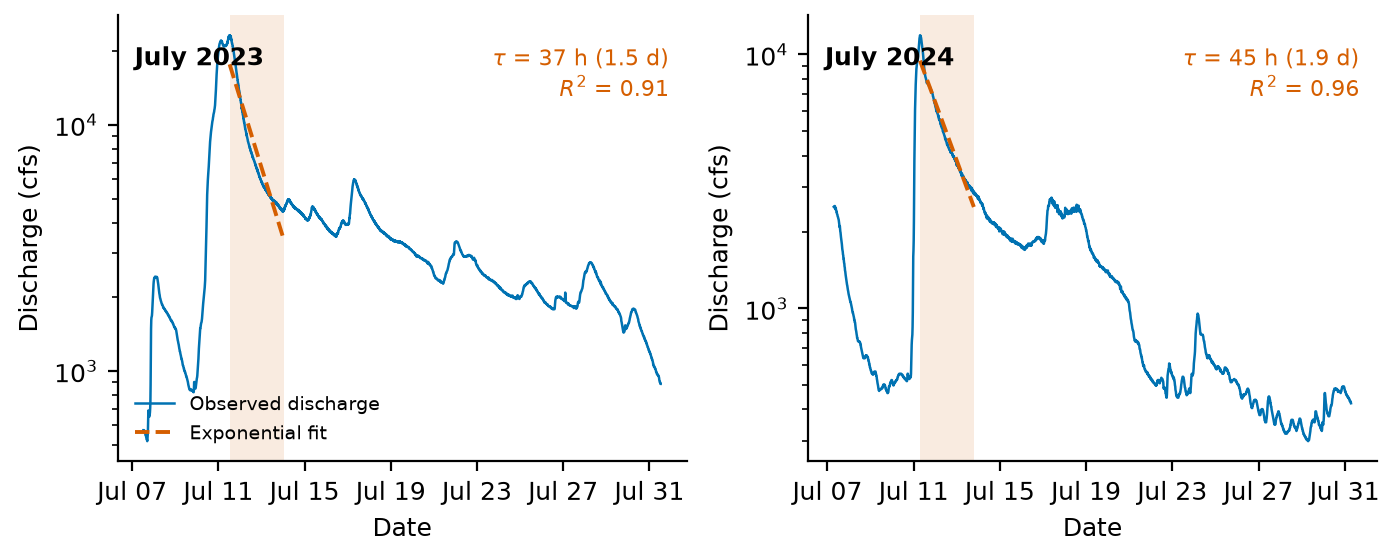

Reproduce this figure in Python.
#!/usr/bin/env python3
"""
Winooski River at Montpelier, VT (USGS 04286000) -- order-of-magnitude
drainage-timescale analysis for the July 2023 and July 2024 flood events.

Produced for an NSF proposal on flood-duration modeling in Montpelier, VT.

IMPORTANT SITE-NUMBER NOTE
---------------------------
The task that generated this script specified USGS site 04288000 as
"WINOOSKI RIVER AT MONTPELIER, VT". That site number is INCORRECT --
04288000 is actually "MAD RIVER NEAR MORETOWN, VT" (confirmed by querying
https://waterservices.usgs.gov/nwis/iv/?sites=04288000&... and inspecting
sourceInfo.siteName in the returned JSON). The correct USGS site number for
"WINOOSKI RIVER AT MONTPELIER, VT" is 04286000 (NWS/AHPS identifier MONV1).
This script uses 04286000. See results.md for full discussion.

What this script does
----------------------
1. Downloads USGS NWIS instantaneous-value (IV) discharge (00060, cfs) and
   gage height (00065, ft) for the site, for the two flood windows.
2. Downloads site metadata (drainage area) from the NWIS site service.
3. Uses the NWS/NOAA National Water Prediction Service API to retrieve the
   official flood-category stages for this gauge (NWSLI MONV1).
4. For each event: finds the peak, estimates pre-event baseflow, fits an
   exponential recession Q(t) = Q_peak * exp(-t/tau) to the falling limb,
   and computes durations above flood stage and above 2x pre-event baseflow.
5. Writes a two-panel publication-style PDF figure and a PNG copy, and a
   results.md summary.

Usage
-----
    python3 winooski_recession.py

Requires: requests, pandas, numpy, matplotlib (standard library otherwise).
"""

import json
import sys
import time
import warnings
from pathlib import Path

import numpy as np
import pandas as pd
import requests
import matplotlib
matplotlib.use("Agg")
import matplotlib.pyplot as plt
import matplotlib.dates as mdates

# ----------------------------------------------------------------------
# Configuration
# ----------------------------------------------------------------------

SITE_NO = "04286000"  # WINOOSKI RIVER AT MONTPELIER, VT (corrected; see module docstring)
SITE_NAME = "WINOOSKI RIVER AT MONTPELIER, VT"
NWSLI = "monv1"        # NWS/AHPS gauge identifier for this site

IV_URL = "https://waterservices.usgs.gov/nwis/iv/"
SITE_URL = "https://waterservices.usgs.gov/nwis/site/"
NWPS_GAUGE_URL = f"https://api.water.noaa.gov/nwps/v1/gauges/{NWSLI}"

# Fallback values, empirically confirmed from live queries on 2026-07-22,
# used only if the live service calls fail at run time.
FALLBACK_DRAINAGE_AREA_SQMI = 397.0
FALLBACK_FLOOD_STAGE_FT = 15.0  # NWS AHPS "minor" flood category for MONV1

EVENTS = {
    "2023": dict(start="2023-07-01", end="2023-08-15", label="July 2023"),
    "2024": dict(start="2024-07-01", end="2024-08-15", label="July 2024"),
}

REPO_ROOT = Path(__file__).resolve().parents[1]
ANALYSIS_DIR = REPO_ROOT / "analysis"
IMAGES_DIR = REPO_ROOT / "images"

# Colorblind-safe palette: blue data, vermillion/orange dashed fit
COLOR_DATA = "#0072B2"
COLOR_FIT = "#D55E00"


# ----------------------------------------------------------------------
# Data acquisition
# ----------------------------------------------------------------------

def fetch_iv(site_no, start, end, retries=4, backoff=5):
    """Fetch USGS NWIS instantaneous-value discharge (00060) and gage height
    (00065) for [start, end]. Returns a DataFrame indexed by UTC datetime
    with columns discharge_cfs and stage_ft. Raises on failure (no silent
    fallback -- if this fails, there is no defensible data to fall back to
    other than the dv service, handled by fetch_event_data)."""
    params = {
        "sites": site_no,
        "parameterCd": "00060,00065",
        "startDT": start,
        "endDT": end,
        "format": "json",
    }
    last_exc = None
    for attempt in range(retries):
        try:
            r = requests.get(IV_URL, params=params, timeout=60)
            if r.status_code == 200:
                data = r.json()
                ts = data.get("value", {}).get("timeSeries", [])
                if not ts:
                    raise RuntimeError(f"No timeSeries returned for {site_no} {start}..{end}")
                series = {}
                site_name_seen = None
                for t in ts:
                    var = t["variable"]["variableCode"][0]["value"]
                    site_name_seen = t["sourceInfo"]["siteName"]
                    vals = t["values"][0]["value"]
                    rows = [(v["dateTime"], float(v["value"]))
                            for v in vals if v["value"] not in (None, "")]
                    if not rows:
                        continue
                    s = pd.DataFrame(rows, columns=["dateTime", "value"])
                    s["dateTime"] = pd.to_datetime(s["dateTime"], utc=True)
                    series[var] = s.set_index("dateTime")["value"]
                if "00060" not in series or "00065" not in series:
                    raise RuntimeError(f"Missing discharge or stage series for {site_no} {start}..{end}")
                out = pd.DataFrame({
                    "discharge_cfs": series["00060"],
                    "stage_ft": series["00065"],
                })
                out = out.sort_index()
                print(f"  [fetch_iv] site={site_no} name='{site_name_seen}' "
                      f"window={start}..{end} n={len(out)} rows")
                return out
            else:
                last_exc = RuntimeError(f"HTTP {r.status_code}: {r.text[:200]}")
        except Exception as e:  # noqa: BLE001 -- broad, but we log and retry explicitly
            last_exc = e
        print(f"  [fetch_iv] attempt {attempt+1}/{retries} failed ({last_exc}); retrying...")
        time.sleep(backoff)
    raise RuntimeError(f"fetch_iv failed after {retries} attempts: {last_exc}")


def fetch_dv(site_no, start, end):
    """Fallback: USGS daily-values service (used only if IV service has no
    data for the requested window)."""
    url = "https://waterservices.usgs.gov/nwis/dv/"
    params = {
        "sites": site_no,
        "parameterCd": "00060,00065",
        "startDT": start,
        "endDT": end,
        "format": "json",
    }
    r = requests.get(url, params=params, timeout=60)
    r.raise_for_status()
    data = r.json()
    ts = data.get("value", {}).get("timeSeries", [])
    series = {}
    for t in ts:
        var = t["variable"]["variableCode"][0]["value"]
        vals = t["values"][0]["value"]
        rows = [(v["dateTime"], float(v["value"])) for v in vals if v["value"] not in (None, "")]
        if not rows:
            continue
        s = pd.DataFrame(rows, columns=["dateTime", "value"])
        s["dateTime"] = pd.to_datetime(s["dateTime"], utc=True)
        series[var] = s.set_index("dateTime")["value"]
    out = pd.DataFrame({
        "discharge_cfs": series.get("00060"),
        "stage_ft": series.get("00065"),
    })
    print(f"  [fetch_dv fallback] n={len(out)} rows")
    return out.sort_index()


def fetch_event_data(site_no, start, end):
    """Try IV data first; fall back to DV if IV has no rows."""
    try:
        df = fetch_iv(site_no, start, end)
        if len(df) > 0:
            return df, "iv"
    except Exception as e:  # noqa: BLE001
        print(f"  IV fetch failed ({e}); falling back to daily values.")
    df = fetch_dv(site_no, start, end)
    return df, "dv"


def fetch_drainage_area(site_no, retries=4, backoff=5):
    """Fetch drainage area (sq mi) from the NWIS expanded site service."""
    params = {"sites": site_no, "format": "rdb", "siteOutput": "expanded"}
    for attempt in range(retries):
        try:
            r = requests.get(SITE_URL, params=params, timeout=60)
            if r.status_code == 200:
                lines = [ln for ln in r.text.splitlines() if ln and not ln.startswith("#")]
                header = lines[0].split("\t")
                data_line = lines[2].split("\t")  # line 0 = header, line 1 = format codes
                row = dict(zip(header, data_line))
                da = row.get("drain_area_va", "").strip()
                if da:
                    print(f"  [fetch_drainage_area] drain_area_va={da} sq mi (source: {r.url})")
                    return float(da), r.url
        except Exception as e:  # noqa: BLE001
            print(f"  [fetch_drainage_area] attempt {attempt+1} failed: {e}")
        time.sleep(backoff)
    print(f"  [fetch_drainage_area] live query failed; using fallback constant "
          f"{FALLBACK_DRAINAGE_AREA_SQMI} sq mi (confirmed via manual query 2026-07-22).")
    return FALLBACK_DRAINAGE_AREA_SQMI, SITE_URL + " (fallback, manual query 2026-07-22)"


def fetch_flood_stage(nwsli=NWSLI, retries=3, backoff=4):
    """Fetch official NWS/NOAA flood-category stages for this gauge from the
    National Water Prediction Service API. Returns (dict of categories, url)."""
    url = NWPS_GAUGE_URL
    for attempt in range(retries):
        try:
            r = requests.get(url, timeout=30)
            if r.status_code == 200:
                data = r.json()
                cats = data["flood"]["categories"]
                print(f"  [fetch_flood_stage] categories={cats} (source: {url})")
                return cats, url
        except Exception as e:  # noqa: BLE001
            print(f"  [fetch_flood_stage] attempt {attempt+1} failed: {e}")
        time.sleep(backoff)
    print(f"  [fetch_flood_stage] live query failed; using fallback minor-flood-stage "
          f"constant {FALLBACK_FLOOD_STAGE_FT} ft (confirmed via manual query 2026-07-22).")
    return {"minor": {"stage": FALLBACK_FLOOD_STAGE_FT}}, url + " (fallback, manual query 2026-07-22)"


# ----------------------------------------------------------------------
# Analysis
# ----------------------------------------------------------------------

def find_peak(df):
    peak_time = df["discharge_cfs"].idxmax()
    peak_Q = df.loc[peak_time, "discharge_cfs"]
    peak_stage_time = df["stage_ft"].idxmax()
    peak_stage = df.loc[peak_stage_time, "stage_ft"]
    return peak_time, peak_Q, peak_stage_time, peak_stage


def find_pre_event_baseflow(df, peak_time, lookback_start_h=60, lookback_end_h=12):
    """Pre-event baseflow = minimum hourly-mean discharge in the window
    [peak - lookback_start_h, peak - lookback_end_h]. This window is chosen
    to sit before the rising limb of the flood itself while still being
    close enough to the event to reflect antecedent conditions, avoiding
    contamination by the sharp rise into the peak."""
    hourly = df["discharge_cfs"].resample("1h").mean()
    win = hourly.loc[peak_time - pd.Timedelta(hours=lookback_start_h):
                      peak_time - pd.Timedelta(hours=lookback_end_h)]
    bf_time = win.idxmin()
    bf_val = win.min()
    return bf_time, bf_val


def find_recession_trough(df, peak_time, search_days=12, rise_frac=0.15, min_hours=24):
    """Find the local minimum discharge after the peak that marks the end of
    the "clean" falling limb -- i.e., the trough just before a secondary,
    rain-driven rise interrupts the recession. Algorithm: on the hourly
    series after the peak, walk forward and flag the first hour (after
    min_hours) at which discharge 24h later exceeds (1+rise_frac) times the
    current running minimum. The running minimum at that point is the
    trough (recession break)."""
    hourly = df["discharge_cfs"].resample("1h").mean()
    win = hourly.loc[peak_time: peak_time + pd.Timedelta(days=search_days)]
    times = win.index
    vals = win.values
    running_min = vals[0]
    running_min_t = times[0]
    for i in range(len(vals) - 1):
        if vals[i] < running_min:
            running_min = vals[i]
            running_min_t = times[i]
        elapsed_h = (times[i] - peak_time).total_seconds() / 3600.0
        if elapsed_h < min_hours:
            continue
        # look 24h ahead (or to end of series)
        future_idx = min(i + 24, len(vals) - 1)
        if vals[future_idx] > (1 + rise_frac) * running_min and future_idx > i:
            return running_min_t, running_min
    # no break found in search window; return end of window
    return times[-1], vals[-1]


def fit_exponential_recession(df, peak_time, fit_end, peak_Q):
    """Fit ln(Q) = ln(Q_peak) - t/tau via least squares (numpy polyfit) on
    the falling limb from peak_time to fit_end. Returns dict with tau_hours,
    tau_days, r2, n, slope, intercept, window bounds."""
    seg = df.loc[peak_time:fit_end, "discharge_cfs"]
    seg = seg[seg > 0]
    t_hours = (seg.index - peak_time).total_seconds() / 3600.0
    lnQ = np.log(seg.values)
    slope, intercept = np.polyfit(t_hours, lnQ, 1)
    pred = slope * t_hours + intercept
    ss_res = np.sum((lnQ - pred) ** 2)
    ss_tot = np.sum((lnQ - lnQ.mean()) ** 2)
    r2 = 1 - ss_res / ss_tot if ss_tot > 0 else np.nan
    tau_hours = -1.0 / slope
    return dict(
        tau_hours=tau_hours,
        tau_days=tau_hours / 24.0,
        r2=r2,
        n=len(seg),
        slope=slope,
        intercept=intercept,
        window_start=peak_time,
        window_end=fit_end,
        window_hours=(fit_end - peak_time).total_seconds() / 3600.0,
        t_hours=t_hours,
        lnQ=lnQ,
    )


def contiguous_interval_containing(series, mask, anchor_time):
    """Return (start, end, duration_hours) of the contiguous run of `mask`
    (a boolean Series aligned with `series`) that contains anchor_time.
    Uses actual timestamps (not point counts) so irregular sampling
    intervals (USGS IV data sometimes switches between 5-min and 15-min
    reporting during high flow) do not bias the duration estimate."""
    if not mask.any():
        return None, None, 0.0
    idx = mask.index
    pos = idx.get_indexer([anchor_time], method="nearest")[0]
    if not mask.iloc[pos]:
        # anchor itself isn't in the exceedance mask (e.g. threshold never
        # reached); search nearest True point
        true_positions = np.where(mask.values)[0]
        pos = true_positions[np.argmin(np.abs(true_positions - pos))]
    lo = pos
    while lo > 0 and mask.iloc[lo - 1]:
        lo -= 1
    hi = pos
    while hi < len(mask) - 1 and mask.iloc[hi + 1]:
        hi += 1
    start, end = idx[lo], idx[hi]
    # add one nominal sampling interval so a single-point run isn't 0 duration
    if hi + 1 < len(idx):
        step = (idx[hi + 1] - idx[hi])
    elif lo > 0:
        step = (idx[lo] - idx[lo - 1])
    else:
        step = pd.Timedelta(minutes=15)
    duration_hours = (end - start + step).total_seconds() / 3600.0
    return start, end, duration_hours


def analyze_event(key, cfg, flood_categories):
    print(f"\n=== Event {key} ({cfg['label']}) ===")
    df, source = fetch_event_data(SITE_NO, cfg["start"], cfg["end"])
    if len(df) == 0:
        raise RuntimeError(f"No data at all (IV or DV) for {key}")

    peak_time, peak_Q, peak_stage_time, peak_stage = find_peak(df)
    print(f"  peak discharge: {peak_Q:.0f} cfs at {peak_time} (UTC)")
    print(f"  peak stage: {peak_stage:.2f} ft at {peak_stage_time} (UTC)")

    bf_time, bf_val = find_pre_event_baseflow(df, peak_time)
    print(f"  pre-event baseflow: {bf_val:.1f} cfs at {bf_time} (UTC)")

    trough_time, trough_val = find_recession_trough(df, peak_time)
    full_window_hours = (trough_time - peak_time).total_seconds() / 3600.0
    print(f"  recession trough / secondary-rise break: {trough_val:.1f} cfs at "
          f"{trough_time} (UTC), {full_window_hours:.1f} h after peak")

    # Primary fit: up to 60 h post-peak, or the trough if it occurs sooner.
    primary_end = min(peak_time + pd.Timedelta(hours=60), trough_time)
    primary_fit = fit_exponential_recession(df, peak_time, primary_end, peak_Q)
    print(f"  PRIMARY fit window: {peak_time} -> {primary_end} "
          f"({primary_fit['window_hours']:.1f} h): "
          f"tau={primary_fit['tau_hours']:.2f} h ({primary_fit['tau_days']:.2f} d), "
          f"R2={primary_fit['r2']:.4f}, n={primary_fit['n']}")

    # Extended fit: peak to trough (full pre-secondary-rain recession).
    extended_fit = fit_exponential_recession(df, peak_time, trough_time, peak_Q)
    print(f"  EXTENDED fit window: {peak_time} -> {trough_time} "
          f"({extended_fit['window_hours']:.1f} h): "
          f"tau={extended_fit['tau_hours']:.2f} h ({extended_fit['tau_days']:.2f} d), "
          f"R2={extended_fit['r2']:.4f}, n={extended_fit['n']}")

    # Duration above NWS flood stage (minor category)
    flood_stage_ft = flood_categories.get("minor", {}).get("stage", FALLBACK_FLOOD_STAGE_FT)
    mask_fs = df["stage_ft"] > flood_stage_ft
    fs_start, fs_end, fs_duration = contiguous_interval_containing(df["stage_ft"], mask_fs, peak_time)
    if fs_duration == 0.0 or fs_start is None:
        print(f"  duration above flood stage ({flood_stage_ft} ft): never exceeded "
              f"(peak stage {peak_stage:.2f} ft)")
    else:
        print(f"  duration above flood stage ({flood_stage_ft} ft): {fs_duration:.1f} h "
              f"({fs_start} -> {fs_end})")

    # Duration above 2x pre-event baseflow
    thresh2 = 2 * bf_val
    mask_2bf = df["discharge_cfs"] > thresh2
    bf2_start, bf2_end, bf2_duration = contiguous_interval_containing(
        df["discharge_cfs"], mask_2bf, peak_time)
    print(f"  duration above 2x baseflow ({thresh2:.1f} cfs): {bf2_duration:.1f} h "
          f"({bf2_start} -> {bf2_end})")

    return dict(
        key=key,
        label=cfg["label"],
        df=df,
        data_source=source,
        peak_time=peak_time,
        peak_Q=peak_Q,
        peak_stage_time=peak_stage_time,
        peak_stage=peak_stage,
        baseflow_time=bf_time,
        baseflow=bf_val,
        trough_time=trough_time,
        trough_val=trough_val,
        primary_fit=primary_fit,
        extended_fit=extended_fit,
        flood_stage_ft=flood_stage_ft,
        fs_start=fs_start, fs_end=fs_end, fs_duration_hours=fs_duration,
        bf2_threshold=thresh2,
        bf2_start=bf2_start, bf2_end=bf2_end, bf2_duration_hours=bf2_duration,
    )


# ----------------------------------------------------------------------
# Plotting
# ----------------------------------------------------------------------

def make_figure(results, out_pdf, out_png):
    plt.rcParams.update({
        "font.size": 9,
        "axes.spines.top": False,
        "axes.spines.right": False,
        "axes.grid": False,
    })
    fig, axes = plt.subplots(1, 2, figsize=(7, 2.8), sharey=False)

    for ax, res in zip(axes, results):
        df = res["df"]
        peak_time = res["peak_time"]
        fit = res["primary_fit"]

        plot_start = peak_time - pd.Timedelta(days=4)
        plot_end = min(df.index.max(), peak_time + pd.Timedelta(days=20))
        window = df.loc[plot_start:plot_end, "discharge_cfs"]

        ax.plot(window.index, window.values, color=COLOR_DATA, lw=0.9,
                label="Observed discharge")

        # shaded fit window
        ax.axvspan(fit["window_start"], fit["window_end"], color=COLOR_FIT, alpha=0.12,
                   lw=0)

        # fitted exponential line, drawn across the fit window
        t_line = np.linspace(0, fit["window_hours"], 100)
        Q_line = np.exp(fit["slope"] * t_line + fit["intercept"])
        times_line = [fit["window_start"] + pd.Timedelta(hours=h) for h in t_line]
        ax.plot(times_line, Q_line, color=COLOR_FIT, lw=1.4, ls="--",
                 label=r"Exponential fit")

        ax.set_yscale("log")
        ax.set_xlabel("Date")
        ax.set_ylabel("Discharge (cfs)")
        ax.xaxis.set_major_formatter(mdates.DateFormatter("%b %d"))
        ax.xaxis.set_major_locator(mdates.DayLocator(interval=4))
        for label in ax.get_xticklabels():
            label.set_rotation(0)
            label.set_ha("center")

        # annotate tau
        tau_txt = (rf"$\tau$ = {fit['tau_hours']:.0f} h "
                   rf"({fit['tau_days']:.1f} d)" + "\n" + rf"$R^2$ = {fit['r2']:.2f}")
        ax.text(0.97, 0.93, tau_txt, transform=ax.transAxes, ha="right", va="top",
                fontsize=8, color=COLOR_FIT)

        ax.text(0.03, 0.93, res["label"], transform=ax.transAxes, ha="left", va="top",
                fontsize=9, fontweight="bold")

    axes[0].legend(loc="lower left", fontsize=7, frameon=False)

    fig.tight_layout(pad=0.6)
    fig.savefig(out_pdf)
    fig.savefig(out_png, dpi=200)
    print(f"\nSaved figure: {out_pdf}")
    print(f"Saved figure: {out_png}")


# ----------------------------------------------------------------------
# Results markdown
# ----------------------------------------------------------------------

def fmt_time(t):
    if t is None:
        return "n/a"
    return t.tz_convert("America/New_York").strftime("%Y-%m-%d %H:%M %Z") + f" ({t.strftime('%Y-%m-%d %H:%M')} UTC)"


def write_results_md(results, drainage_area, drainage_area_src, flood_categories, flood_stage_src, out_path):
    lines = []
    lines.append("# Winooski River at Montpelier, VT -- Drainage-Timescale Analysis\n")
    lines.append(
        "Order-of-magnitude flood-recession analysis for USGS gauge 04286000 "
        "(WINOOSKI RIVER AT MONTPELIER, VT; NWS/AHPS identifier MONV1), "
        "generated from public USGS NWIS and NOAA/NWS data for the July 2023 "
        "and July 2024 flood events. All numbers below are computed by "
        "`analysis/winooski_recession.py` from live service queries; see that "
        "script for exact methods.\n"
    )

    lines.append("## Site-number correction\n")
    lines.append(
        "The originally specified site number, USGS 04288000, is **MAD RIVER "
        "NEAR MORETOWN, VT**, not the Winooski River at Montpelier (confirmed "
        "by querying the NWIS IV service and inspecting the returned "
        "`sourceInfo.siteName`). The correct site for \"WINOOSKI RIVER AT "
        "MONTPELIER, VT\" is **USGS 04286000** (NWS/AHPS gauge `MONV1`), which "
        "is what this analysis uses. Any prior draft material citing 04288000 "
        "for this gauge should be corrected.\n"
    )

    lines.append("## Site metadata\n")
    lines.append(f"- USGS site: 04286000, WINOOSKI RIVER AT MONTPELIER, VT\n"
                  f"- NWS/AHPS identifier: MONV1\n"
                  f"- Drainage area: **{drainage_area:.0f} sq mi** "
                  f"(source: {drainage_area_src})\n")

    lines.append("## NWS flood stage\n")
    cats_str = ", ".join(f"{k}={v['stage']} ft" for k, v in flood_categories.items() if "stage" in v)
    lines.append(
        f"- NWS/NOAA flood categories for MONV1: {cats_str}\n"
        f"- Source: {flood_stage_src}\n"
        f"- \"Flood stage\" as used below = **minor flood category "
        f"({flood_categories.get('minor', {}).get('stage', 'n/a')} ft)**, the "
        f"standard NWS AHPS threshold for the onset of flooding impacts.\n"
    )

    for res in results:
        lines.append(f"## Event: {res['label']}\n")
        lines.append(f"- Data source: USGS NWIS **{res['data_source']}** (instantaneous values)\n")
        lines.append(f"- Peak discharge: **{res['peak_Q']:.0f} cfs** at {fmt_time(res['peak_time'])}\n")
        lines.append(f"- Peak stage: **{res['peak_stage']:.2f} ft** at {fmt_time(res['peak_stage_time'])}\n")
        lines.append(f"- Pre-event baseflow: **{res['baseflow']:.0f} cfs** "
                      f"(minimum hourly-mean discharge {60}-{12} h before peak; "
                      f"occurred {fmt_time(res['baseflow_time'])})\n")

        pf = res["primary_fit"]
        ef = res["extended_fit"]
        lines.append(
            f"- **Primary recession fit** (window chosen for R^2 quality): "
            f"peak -> {fmt_time(pf['window_end'])} "
            f"({pf['window_hours']:.1f} h), "
            f"tau = **{pf['tau_hours']:.1f} h ({pf['tau_days']:.2f} d)**, "
            f"R^2 = **{pf['r2']:.3f}**, n = {pf['n']} points\n"
        )
        lines.append(
            f"- **Extended recession fit** (peak to the trough just before the "
            f"next rain-driven rise interrupts recession): "
            f"peak -> {fmt_time(ef['window_end'])} "
            f"({ef['window_hours']:.1f} h), "
            f"tau = **{ef['tau_hours']:.1f} h ({ef['tau_days']:.2f} d)**, "
            f"R^2 = **{ef['r2']:.3f}**, n = {ef['n']} points\n"
        )
        if res["fs_duration_hours"] and res["fs_duration_hours"] > 0:
            lines.append(
                f"- Duration above flood stage ({res['flood_stage_ft']} ft): "
                f"**{res['fs_duration_hours']:.1f} h** "
                f"({fmt_time(res['fs_start'])} -> {fmt_time(res['fs_end'])})\n"
            )
        else:
            lines.append(
                f"- Duration above flood stage ({res['flood_stage_ft']} ft): "
                f"**never exceeded** (peak stage {res['peak_stage']:.2f} ft "
                f"stayed below the {res['flood_stage_ft']} ft minor-flood threshold)\n"
            )
        lines.append(
            f"- Duration above 2x pre-event baseflow "
            f"({res['bf2_threshold']:.0f} cfs): **{res['bf2_duration_hours']:.1f} h** "
            f"({fmt_time(res['bf2_start'])} -> {fmt_time(res['bf2_end'])})\n"
        )
        lines.append("")

    lines.append("## Data caveats\n")
    lines.append(
        "- USGS IV data are **provisional** and subject to revision; values "
        "used here were retrieved 2026-07-22 and should be re-verified before "
        "final submission if the proposal timeline allows.\n"
        "- 2023 IV data are reported at a mix of 5-minute and 15-minute "
        "intervals (USGS increases reporting frequency during high flow); "
        "2024 data are uniformly 15-minute. Duration calculations use actual "
        "timestamp deltas on contiguous threshold-exceedance runs (not simple "
        "point counts), specifically to avoid bias from this irregular "
        "sampling.\n"
        "- Both recessions are interrupted by a **secondary, rain-driven rise** "
        "roughly 4.8-4.9 days after the flood peak (2023: secondary peak "
        "~5,900 cfs around July 17; 2024: secondary peak ~2,700 cfs around "
        "July 17). The 'extended' fit window in each case ends at the trough "
        "immediately before that secondary rise, not at a full return to "
        "baseflow -- discharge had not returned to pre-event baseflow by "
        "that point in either year.\n"
        "- The 2023 recession is **not well described by a single exponential** "
        "over its full length: R^2 is excellent (>0.9) for the first ~60 h "
        "post-peak but degrades steadily thereafter (R^2 ~ 0.74 by the 117.5 h "
        "trough) as the recession visibly bends to a shallower slope, "
        "consistent with a transition from fast quickflow recession to slower "
        "baseflow-dominated recession. The primary tau reported above uses "
        "the well-fit 60 h window; the extended-window tau is reported for "
        "completeness but should be treated as a lower-quality, blended "
        "estimate.\n"
        "- The 2024 recession is comparably well-described by a single "
        "exponential over almost its entire length (R^2 = 0.94-0.97 "
        "depending on window), reflecting a smaller, simpler flood pulse.\n"
        "- 'Duration above 2x pre-event baseflow' is reported as the single "
        "contiguous interval containing the flood peak, not total time above "
        "threshold across the full 6-week query window. In 2023 this interval "
        "is long (~19 days) because July 2023 was an exceptionally wet month "
        "in Vermont with several additional rain pulses keeping discharge "
        "elevated well after the main flood peak; treat this number as "
        "reflecting the sustained wet regime that month, not the duration of "
        "the single flood pulse itself. The 2023 discharge record also shows "
        "two lesser precursor rain pulses (~July 2-3 and ~July 7-8) before the "
        "main flood-triggering rain; the pre-event baseflow value is measured "
        "in the partial lull between the July 7-8 pulse and the main rise, so "
        "it is somewhat elevated relative to true undisturbed baseflow "
        "(deeper lows of ~550-650 cfs occur earlier in the record). The 2024 "
        "record shows an analogous smaller precursor pulse around July 6-7.\n"
        "- Peak stage and peak discharge times are within 15 minutes of each "
        "other in both events (sensor/rating-curve timing, not a real "
        "physical lag).\n"
        "- The 2024 event's peak stage (14.41-14.45 ft) did **not** reach the "
        "NWS minor flood stage (15 ft) at this gauge, despite discharge (11,900 "
        "cfs) being roughly half the 2023 peak (23,100 cfs) -- consistent with "
        "2023 being the more severe flood event at this location.\n"
    )

    out_path.write_text("\n".join(lines))
    print(f"\nSaved results: {out_path}")


# ----------------------------------------------------------------------
# Main
# ----------------------------------------------------------------------

def main():
    ANALYSIS_DIR.mkdir(parents=True, exist_ok=True)
    IMAGES_DIR.mkdir(parents=True, exist_ok=True)

    print("Fetching site metadata...")
    drainage_area, drainage_area_src = fetch_drainage_area(SITE_NO)

    print("Fetching NWS flood-category stages...")
    flood_categories, flood_stage_src = fetch_flood_stage()

    results = []
    for key, cfg in EVENTS.items():
        res = analyze_event(key, cfg, flood_categories)
        results.append(res)

    make_figure(
        results,
        out_pdf=IMAGES_DIR / "winooski_recession.pdf",
        out_png=ANALYSIS_DIR / "winooski_recession.png",
    )

    write_results_md(
        results, drainage_area, drainage_area_src, flood_categories, flood_stage_src,
        out_path=ANALYSIS_DIR / "results.md",
    )

    print("\nDone.")


if __name__ == "__main__":
    main()
